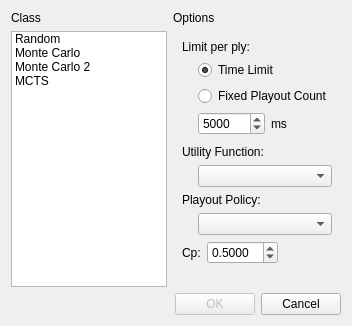
<?xml version="1.0" encoding="UTF-8"?>
<ui version="4.0">
 <class>PlayerSelector</class>
 <widget class="QDialog" name="PlayerSelector">
  <property name="geometry">
   <rect>
    <x>0</x>
    <y>0</y>
    <width>352</width>
    <height>326</height>
   </rect>
  </property>
  <property name="windowTitle">
   <string>Select Player</string>
  </property>
  <layout class="QGridLayout" name="gridLayout" columnstretch="0,0">
   <item row="0" column="0">
    <widget class="QLabel" name="label">
     <property name="text">
      <string>Class</string>
     </property>
    </widget>
   </item>
   <item row="1" column="1">
    <widget class="QWidget" name="optionsWidget" native="true">
     <layout class="QGridLayout" name="gridLayout_2">
      <item row="3" column="2">
       <widget class="QLabel" name="limitUnitLabel">
        <property name="text">
         <string>ms</string>
        </property>
       </widget>
      </item>
      <item row="8" column="1" colspan="2">
       <widget class="QComboBox" name="playoutBox"/>
      </item>
      <item row="3" column="1">
       <widget class="QSpinBox" name="limitSpinBox">
        <property name="minimum">
         <number>1</number>
        </property>
        <property name="maximum">
         <number>99999999</number>
        </property>
        <property name="value">
         <number>5000</number>
        </property>
       </widget>
      </item>
      <item row="6" column="1" colspan="2">
       <widget class="QComboBox" name="utilityBox"/>
      </item>
      <item row="4" column="0">
       <spacer name="verticalSpacer_2">
        <property name="orientation">
         <enum>Qt::Vertical</enum>
        </property>
        <property name="sizeType">
         <enum>QSizePolicy::Fixed</enum>
        </property>
        <property name="sizeHint" stdset="0">
         <size>
          <width>0</width>
          <height>4</height>
         </size>
        </property>
       </spacer>
      </item>
      <item row="9" column="0" colspan="3">
       <widget class="QWidget" name="cpWidget" native="true">
        <layout class="QHBoxLayout" name="horizontalLayout">
         <property name="leftMargin">
          <number>0</number>
         </property>
         <property name="topMargin">
          <number>0</number>
         </property>
         <property name="rightMargin">
          <number>0</number>
         </property>
         <property name="bottomMargin">
          <number>0</number>
         </property>
         <item>
          <widget class="QLabel" name="label_6">
           <property name="text">
            <string notr="true">Cp:</string>
           </property>
          </widget>
         </item>
         <item>
          <widget class="QDoubleSpinBox" name="CpSpinBox">
           <property name="decimals">
            <number>4</number>
           </property>
           <property name="maximum">
            <double>10.000000000000000</double>
           </property>
           <property name="singleStep">
            <double>0.010000000000000</double>
           </property>
           <property name="value">
            <double>0.500000000000000</double>
           </property>
          </widget>
         </item>
         <item>
          <spacer name="horizontalSpacer">
           <property name="orientation">
            <enum>Qt::Horizontal</enum>
           </property>
           <property name="sizeHint" stdset="0">
            <size>
             <width>0</width>
             <height>0</height>
            </size>
           </property>
          </spacer>
         </item>
        </layout>
       </widget>
      </item>
      <item row="3" column="0">
       <spacer name="horizontalSpacer_2">
        <property name="orientation">
         <enum>Qt::Horizontal</enum>
        </property>
        <property name="sizeType">
         <enum>QSizePolicy::Fixed</enum>
        </property>
        <property name="sizeHint" stdset="0">
         <size>
          <width>10</width>
          <height>0</height>
         </size>
        </property>
       </spacer>
      </item>
      <item row="1" column="1" colspan="2">
       <widget class="QRadioButton" name="timeLimitRB">
        <property name="text">
         <string>Time Limit</string>
        </property>
        <property name="checked">
         <bool>true</bool>
        </property>
       </widget>
      </item>
      <item row="2" column="1" colspan="2">
       <widget class="QRadioButton" name="radioButton">
        <property name="text">
         <string>Fixed Playout Count</string>
        </property>
       </widget>
      </item>
      <item row="0" column="0" colspan="3">
       <widget class="QLabel" name="label_7">
        <property name="text">
         <string>Limit per ply:</string>
        </property>
       </widget>
      </item>
      <item row="5" column="0" colspan="3">
       <widget class="QLabel" name="label_4">
        <property name="text">
         <string>Utility Function:</string>
        </property>
       </widget>
      </item>
      <item row="7" column="0" colspan="3">
       <widget class="QLabel" name="label_5">
        <property name="text">
         <string>Playout Policy:</string>
        </property>
       </widget>
      </item>
     </layout>
    </widget>
   </item>
   <item row="0" column="1">
    <widget class="QLabel" name="label_2">
     <property name="text">
      <string>Options</string>
     </property>
    </widget>
   </item>
   <item row="4" column="0" colspan="2">
    <widget class="QWidget" name="buttonBox" native="true">
     <layout class="QHBoxLayout" name="horizontalLayout_2">
      <property name="leftMargin">
       <number>0</number>
      </property>
      <property name="topMargin">
       <number>0</number>
      </property>
      <property name="rightMargin">
       <number>0</number>
      </property>
      <property name="bottomMargin">
       <number>0</number>
      </property>
      <item>
       <spacer name="horizontalSpacer_3">
        <property name="orientation">
         <enum>Qt::Horizontal</enum>
        </property>
        <property name="sizeHint" stdset="0">
         <size>
          <width>0</width>
          <height>0</height>
         </size>
        </property>
       </spacer>
      </item>
      <item>
       <widget class="QDialogButtonBox" name="okBox">
        <property name="enabled">
         <bool>false</bool>
        </property>
        <property name="sizePolicy">
         <sizepolicy hsizetype="Fixed" vsizetype="Fixed">
          <horstretch>0</horstretch>
          <verstretch>0</verstretch>
         </sizepolicy>
        </property>
        <property name="orientation">
         <enum>Qt::Vertical</enum>
        </property>
        <property name="standardButtons">
         <set>QDialogButtonBox::Ok</set>
        </property>
       </widget>
      </item>
      <item>
       <widget class="QDialogButtonBox" name="cancelBox">
        <property name="sizePolicy">
         <sizepolicy hsizetype="Fixed" vsizetype="Fixed">
          <horstretch>0</horstretch>
          <verstretch>0</verstretch>
         </sizepolicy>
        </property>
        <property name="orientation">
         <enum>Qt::Vertical</enum>
        </property>
        <property name="standardButtons">
         <set>QDialogButtonBox::Cancel</set>
        </property>
       </widget>
      </item>
     </layout>
    </widget>
   </item>
   <item row="3" column="1">
    <spacer name="verticalSpacer">
     <property name="orientation">
      <enum>Qt::Vertical</enum>
     </property>
     <property name="sizeHint" stdset="0">
      <size>
       <width>0</width>
       <height>0</height>
      </size>
     </property>
    </spacer>
   </item>
   <item row="1" column="0" rowspan="3">
    <widget class="QListWidget" name="typeList">
     <property name="sizePolicy">
      <sizepolicy hsizetype="Preferred" vsizetype="Expanding">
       <horstretch>0</horstretch>
       <verstretch>0</verstretch>
      </sizepolicy>
     </property>
     <item>
      <property name="text">
       <string notr="true">Random</string>
      </property>
     </item>
     <item>
      <property name="text">
       <string notr="true">Monte Carlo</string>
      </property>
     </item>
     <item>
      <property name="text">
       <string notr="true">Monte Carlo 2</string>
      </property>
     </item>
     <item>
      <property name="text">
       <string notr="true">MCTS</string>
      </property>
     </item>
    </widget>
   </item>
  </layout>
 </widget>
 <resources/>
 <connections>
  <connection>
   <sender>okBox</sender>
   <signal>accepted()</signal>
   <receiver>PlayerSelector</receiver>
   <slot>accept()</slot>
   <hints>
    <hint type="sourcelabel">
     <x>201</x>
     <y>305</y>
    </hint>
    <hint type="destinationlabel">
     <x>157</x>
     <y>274</y>
    </hint>
   </hints>
  </connection>
  <connection>
   <sender>cancelBox</sender>
   <signal>rejected()</signal>
   <receiver>PlayerSelector</receiver>
   <slot>reject()</slot>
   <hints>
    <hint type="sourcelabel">
     <x>316</x>
     <y>260</y>
    </hint>
    <hint type="destinationlabel">
     <x>286</x>
     <y>274</y>
    </hint>
   </hints>
  </connection>
 </connections>
</ui>
